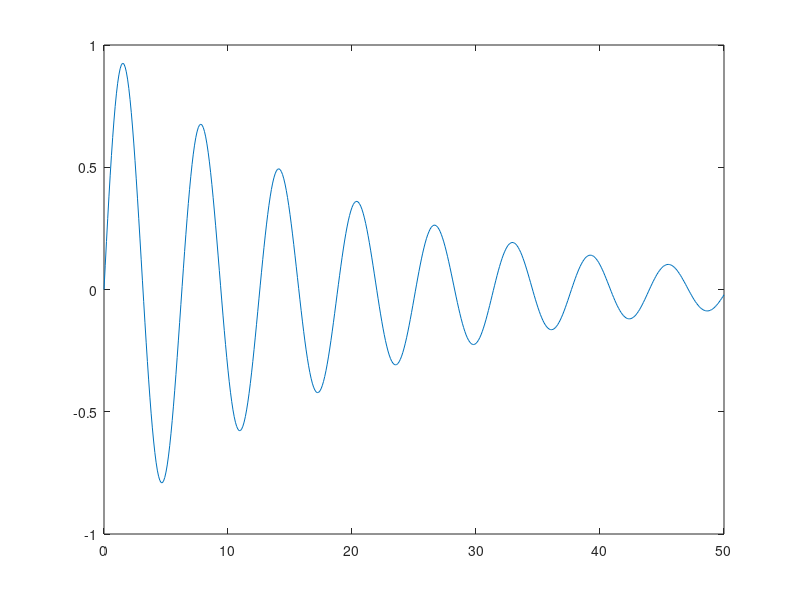

This chart was generated by the following MATLAB code: (Note: this script raises an error after producing the figure.)
x = 0:0.1:50;
y = exp(-0.05*x).*sin(x);
plot(x,y);
[L,embDim,corrDim,std_corrDim] = vcorrdim(y,3,7)
A = makea1(y,embDim,L);
figure
plot(A(:,1),A(:,2))

%%

y2 = y + 0.2*cos(4*x - 0.2);
plot(x,y2)
[L,embDim,corrDim,std_corrDim] = vcorrdim(y2,3,7);
figure
mk3plot(y2,embDim,L);

%%

y3 = y2 + 0.4*sin(5*x + 2).*cos(3*x);
plot(x,y3)
[L,embDim,corrDim,std_corrDim] = vcorrdim(y3,3,25);
figure
mk3plot(y3,embDim,L);

%%

cross_recur(y3,y2,4,7,1)